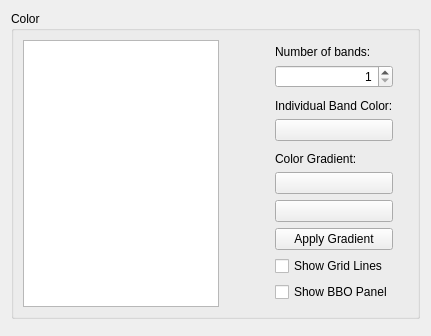
<?xml version="1.0" encoding="UTF-8"?>
<ui version="4.0">
 <class>BookViewLevelPropertiesWidget</class>
 <widget class="QWidget" name="BookViewLevelPropertiesWidget">
  <property name="geometry">
   <rect>
    <x>0</x>
    <y>0</y>
    <width>431</width>
    <height>336</height>
   </rect>
  </property>
  <property name="windowTitle">
   <string>Form</string>
  </property>
  <layout class="QVBoxLayout" name="verticalLayout">
   <item>
    <widget class="QGroupBox" name="m_colorGroup">
     <property name="title">
      <string>Color</string>
     </property>
     <layout class="QHBoxLayout" name="horizontalLayout">
      <item>
       <widget class="QListWidget" name="m_bandList">
        <property name="horizontalScrollBarPolicy">
         <enum>Qt::ScrollBarAlwaysOff</enum>
        </property>
        <property name="selectionMode">
         <enum>QAbstractItemView::NoSelection</enum>
        </property>
        <property name="currentRow">
         <number>-1</number>
        </property>
       </widget>
      </item>
      <item>
       <spacer name="m_bandListToButtonSpacer">
        <property name="orientation">
         <enum>Qt::Horizontal</enum>
        </property>
        <property name="sizeType">
         <enum>QSizePolicy::Fixed</enum>
        </property>
        <property name="sizeHint" stdset="0">
         <size>
          <width>50</width>
          <height>20</height>
         </size>
        </property>
       </spacer>
      </item>
      <item>
       <layout class="QVBoxLayout" name="m_bandLayout">
        <item>
         <layout class="QVBoxLayout" name="m_bandCountLayout">
          <property name="sizeConstraint">
           <enum>QLayout::SetFixedSize</enum>
          </property>
          <item>
           <widget class="QLabel" name="m_bandCountLabel">
            <property name="sizePolicy">
             <sizepolicy hsizetype="Preferred" vsizetype="Fixed">
              <horstretch>0</horstretch>
              <verstretch>0</verstretch>
             </sizepolicy>
            </property>
            <property name="text">
             <string>Number of bands:</string>
            </property>
            <property name="wordWrap">
             <bool>false</bool>
            </property>
           </widget>
          </item>
          <item>
           <widget class="QSpinBox" name="m_bandCountSpinBox">
            <property name="sizePolicy">
             <sizepolicy hsizetype="Preferred" vsizetype="Fixed">
              <horstretch>0</horstretch>
              <verstretch>0</verstretch>
             </sizepolicy>
            </property>
            <property name="alignment">
             <set>Qt::AlignRight|Qt::AlignTrailing|Qt::AlignVCenter</set>
            </property>
            <property name="buttonSymbols">
             <enum>QAbstractSpinBox::UpDownArrows</enum>
            </property>
            <property name="minimum">
             <number>1</number>
            </property>
            <property name="value">
             <number>1</number>
            </property>
           </widget>
          </item>
         </layout>
        </item>
        <item>
         <layout class="QVBoxLayout" name="m_individualColorLayout">
          <item>
           <widget class="QLabel" name="m_individualColorLabel">
            <property name="sizePolicy">
             <sizepolicy hsizetype="Preferred" vsizetype="Fixed">
              <horstretch>0</horstretch>
              <verstretch>0</verstretch>
             </sizepolicy>
            </property>
            <property name="text">
             <string>Individual Band Color:</string>
            </property>
           </widget>
          </item>
          <item>
           <widget class="QPushButton" name="m_individualColorButton">
            <property name="sizePolicy">
             <sizepolicy hsizetype="Preferred" vsizetype="Fixed">
              <horstretch>0</horstretch>
              <verstretch>0</verstretch>
             </sizepolicy>
            </property>
            <property name="text">
             <string/>
            </property>
           </widget>
          </item>
         </layout>
        </item>
        <item>
         <layout class="QVBoxLayout" name="m_gradientColorLayout">
          <item>
           <widget class="QLabel" name="m_gradientColorLabel">
            <property name="sizePolicy">
             <sizepolicy hsizetype="Preferred" vsizetype="Fixed">
              <horstretch>0</horstretch>
              <verstretch>0</verstretch>
             </sizepolicy>
            </property>
            <property name="text">
             <string>Color Gradient:</string>
            </property>
           </widget>
          </item>
          <item>
           <widget class="QPushButton" name="m_topGradientButton">
            <property name="sizePolicy">
             <sizepolicy hsizetype="Preferred" vsizetype="Fixed">
              <horstretch>0</horstretch>
              <verstretch>0</verstretch>
             </sizepolicy>
            </property>
            <property name="text">
             <string/>
            </property>
           </widget>
          </item>
          <item>
           <widget class="QPushButton" name="m_bottomGradientButton">
            <property name="sizePolicy">
             <sizepolicy hsizetype="Preferred" vsizetype="Fixed">
              <horstretch>0</horstretch>
              <verstretch>0</verstretch>
             </sizepolicy>
            </property>
            <property name="text">
             <string/>
            </property>
           </widget>
          </item>
          <item>
           <widget class="QPushButton" name="m_applyGradientButton">
            <property name="sizePolicy">
             <sizepolicy hsizetype="Preferred" vsizetype="Fixed">
              <horstretch>0</horstretch>
              <verstretch>0</verstretch>
             </sizepolicy>
            </property>
            <property name="text">
             <string>Apply Gradient</string>
            </property>
           </widget>
          </item>
          <item>
           <widget class="QCheckBox" name="m_showGridLinesCheckBox">
            <property name="text">
             <string>Show Grid Lines</string>
            </property>
           </widget>
          </item>
          <item>
           <widget class="QCheckBox" name="m_showBboCheckBox">
            <property name="text">
             <string>Show BBO Panel</string>
            </property>
           </widget>
          </item>
         </layout>
        </item>
       </layout>
      </item>
      <item>
       <spacer name="m_bandButtonToEdgeSpacer">
        <property name="orientation">
         <enum>Qt::Horizontal</enum>
        </property>
        <property name="sizeType">
         <enum>QSizePolicy::Fixed</enum>
        </property>
        <property name="sizeHint" stdset="0">
         <size>
          <width>15</width>
          <height>20</height>
         </size>
        </property>
       </spacer>
      </item>
     </layout>
    </widget>
   </item>
   <item>
    <widget class="Spire::UI::FontSelectionWidget" name="m_fontSelector" native="true">
     <property name="sizePolicy">
      <sizepolicy hsizetype="Minimum" vsizetype="Minimum">
       <horstretch>0</horstretch>
       <verstretch>0</verstretch>
      </sizepolicy>
     </property>
     <property name="minimumSize">
      <size>
       <width>0</width>
       <height>0</height>
      </size>
     </property>
    </widget>
   </item>
  </layout>
 </widget>
 <customwidgets>
  <customwidget>
   <class>Spire::UI::FontSelectionWidget</class>
   <extends>QWidget</extends>
   <header>Spire/UI/FontSelectionWidget.hpp</header>
   <container>1</container>
  </customwidget>
 </customwidgets>
 <resources/>
 <connections/>
</ui>
